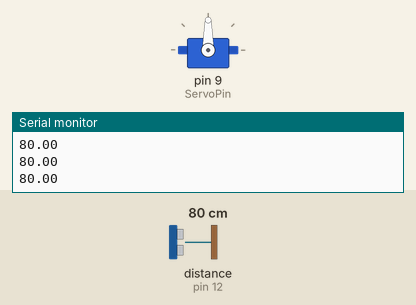
This sketch was run on a simulated Arduino Uno, built with avr-gcc and run on an emulated ATmega328P. On the bench: servo, the last lines printed to the serial monitor. Inputs (shaded band) come from the test bench; at power-on: distance to the obstacle (sensor on pin 12) 80 cm.

Above: at 1.2 s.
1.3 s: distance to the obstacle (sensor on pin 12) set to 44 cm
2.8 s: distance to the obstacle (sensor on pin 12) set to 37 cm
At 4.0 s:
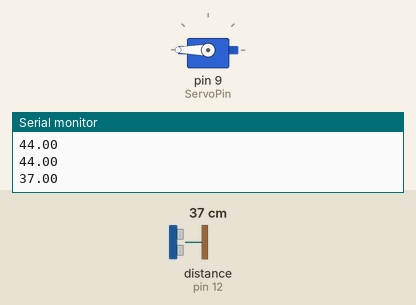
7.3 s: distance to the obstacle (sensor on pin 12) set to 60 cm
At 8.3 s:
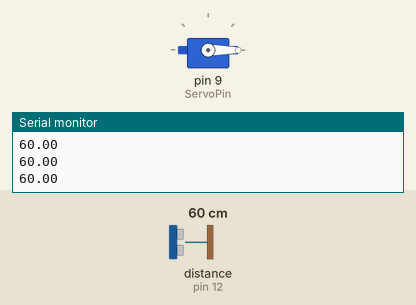
8.8 s: distance to the obstacle (sensor on pin 12) set to 2 cm
At 9.8 s:
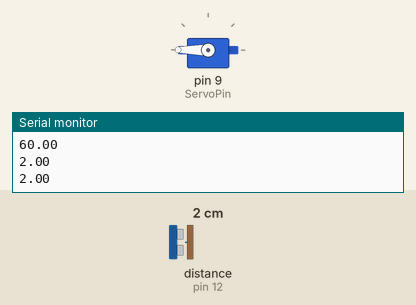
Timing chart, 0 to 11.3 s (numbered marks = the images above; inputs shaded):
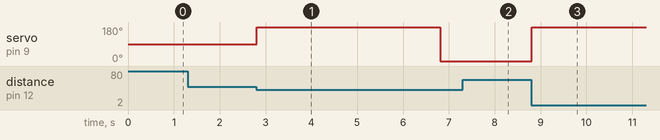

Measured:
- the behaviour switches between 41 and 40 cm on distance to the obstacle (sensor on pin 12) (found by bisection; images 0 and 1)
- after the input at 2.8 s, servo on pin 9 (ServoPin): 90° → 180° at once, → 0° 4.0 s later
- after the input at 7.3 s, servo on pin 9 (ServoPin): stays 0° (without the input it goes to 180° after 0.51 s)
- after the input at 8.8 s, servo on pin 9 (ServoPin): 0° → 180° at once

The sketch:

big_dustbin.ino
```cpp
#include<HCSR04.h>
#include<Servo.h>
UltraSonicDistanceSensor distanceSensor(13, 12);
Servo servo;
int ServoPin=9;
void setup()
{
      servo.attach(ServoPin);
      Serial.begin(9600);
}

void loop()
{
 float distance=distanceSensor.measureDistanceCm();
 Serial.println(distanceSensor.measureDistanceCm());
 if(distance<=40)
  {
    servo.attach(ServoPin);
    servo.write(180);
    delay(4000);
    servo.write(0);
    delay(1000);
    servo.detach();
    }
  }
```
